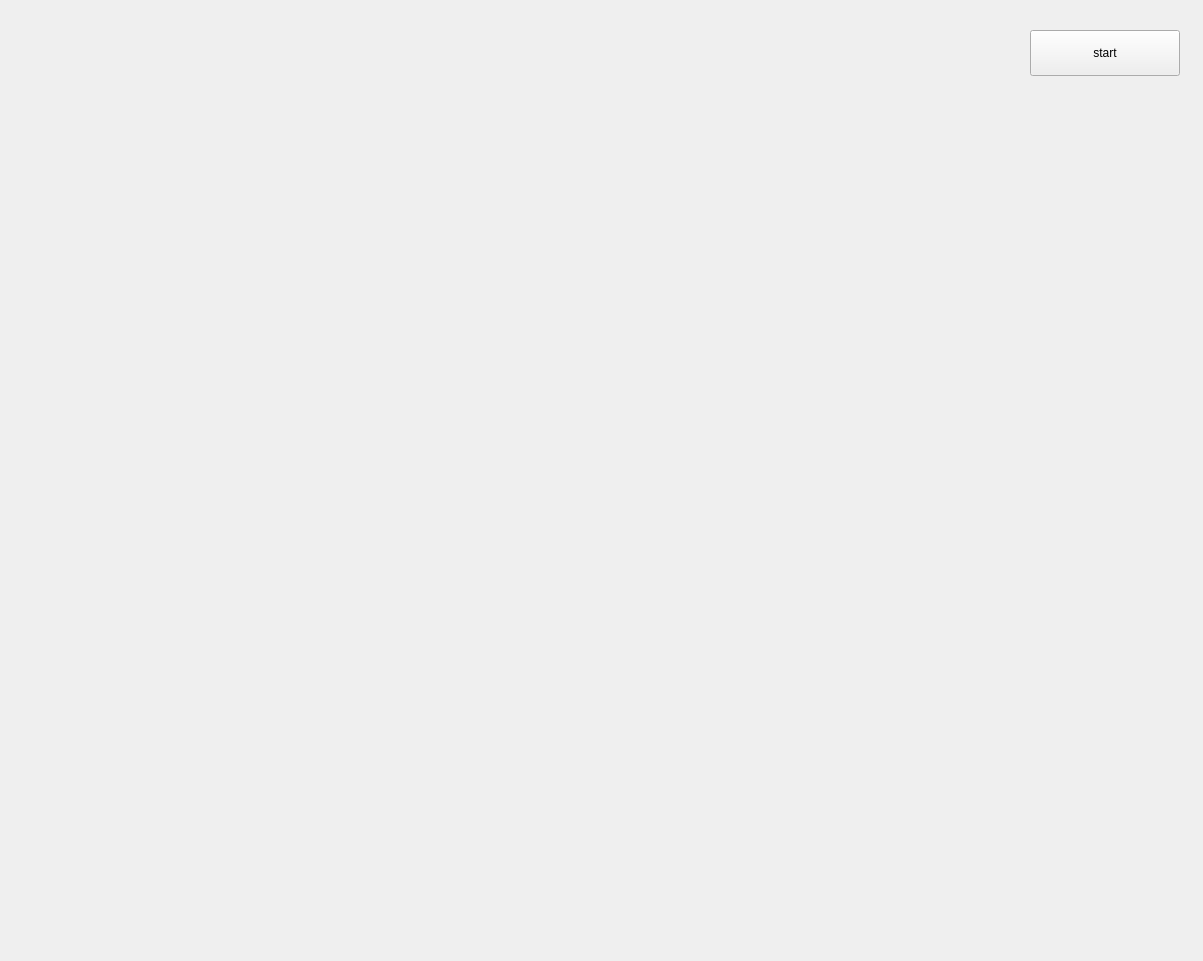
<?xml version="1.0" encoding="UTF-8"?>
<ui version="4.0">
 <class>Form</class>
 <widget class="QWidget" name="Form">
  <property name="geometry">
   <rect>
    <x>0</x>
    <y>0</y>
    <width>1203</width>
    <height>961</height>
   </rect>
  </property>
  <property name="windowTitle">
   <string>Form</string>
  </property>
  <widget class="QPushButton" name="pushButton">
   <property name="geometry">
    <rect>
     <x>1030</x>
     <y>30</y>
     <width>150</width>
     <height>46</height>
    </rect>
   </property>
   <property name="text">
    <string>start</string>
   </property>
  </widget>
  <widget class="QWidget" name="verticalLayoutWidget">
   <property name="geometry">
    <rect>
     <x>130</x>
     <y>160</y>
     <width>231</width>
     <height>611</height>
    </rect>
   </property>
   <layout class="QVBoxLayout" name="verticalLayout"/>
  </widget>
 </widget>
 <resources/>
 <connections/>
</ui>
